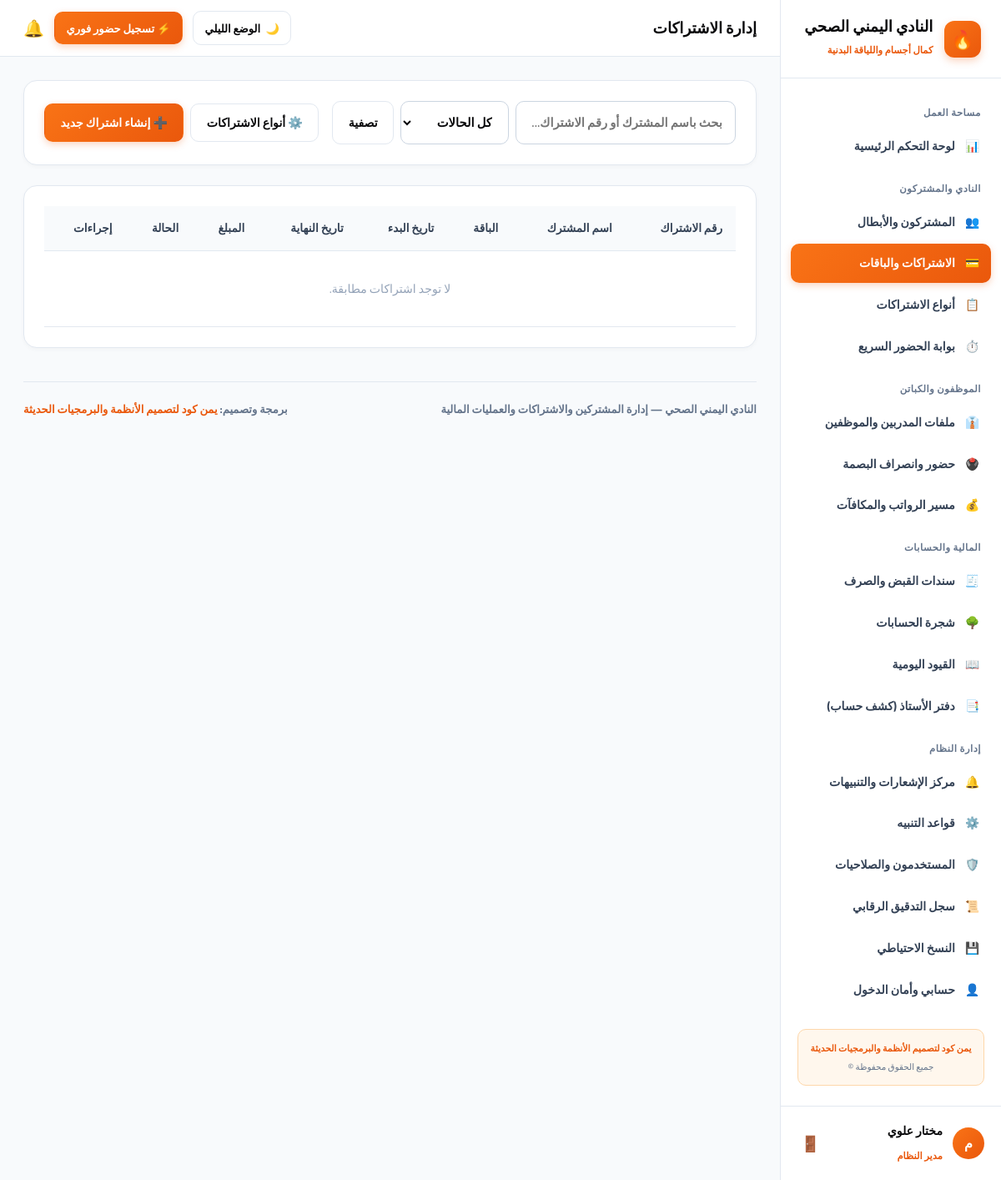
Page /subscriptions/ (signed in) on the earlier database version.
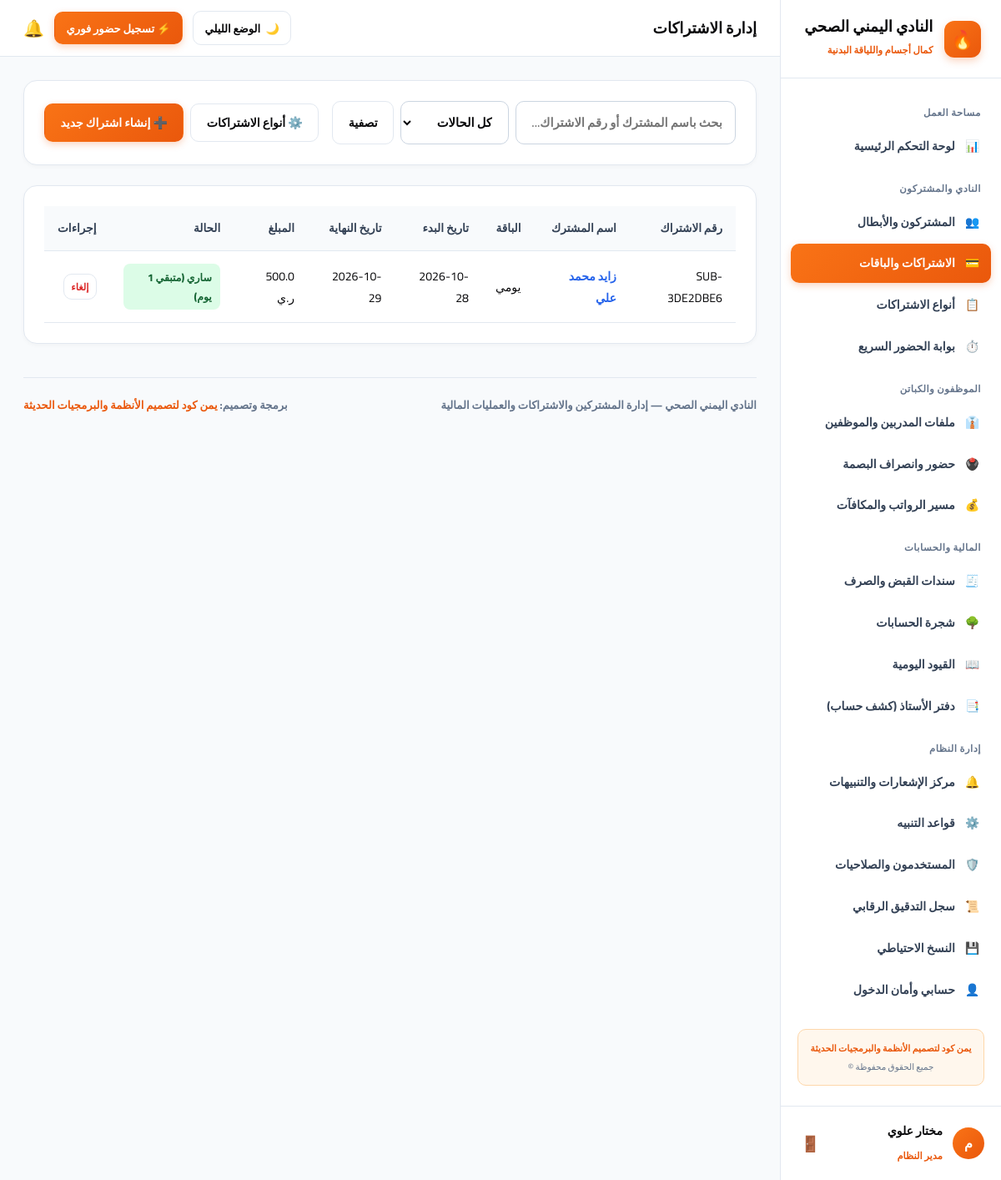
Same page on the later database version.
### app/models.py (models this page shows, shortened)
class Subscription(db.Model):
    __tablename__ = "subscriptions"
    id = db.Column(db.Integer, primary_key=True)
    subscription_code = db.Column(db.String(50), unique=True, nullable=False)
    member_id = db.Column(db.Integer, db.ForeignKey("members.id"), nullable=False)
    plan_id = db.Column(db.Integer, db.ForeignKey("plans.id"), nullable=False)
    start_date = db.Column(db.Date, nullable=False, default=date.today)
    end_date = db.Column(db.Date, nullable=False)
    price_paid = db.Column(db.Float, default=0.0)
    status = db.Column(db.String(30), default="ساري")
    cancel_reason = db.Column(db.String(255), nullable=True)
    notes = db.Column(db.Text, nullable=True)
    created_at = db.Column(db.DateTime, default=datetime.utcnow)
    plan = db.relationship("Plan", backref="subscriptions")
    @property
    def is_active_now(self):
        return self.status == "ساري" and self.end_date >= date.today()
    @property
    def remaining_days(self):
        delta = (self.end_date - date.today()).days
        return max(0, delta)

class Member(db.Model):
    __tablename__ = "members"
    id = db.Column(db.Integer, primary_key=True)
    member_code = db.Column(db.String(50), unique=True, nullable=False)
    full_name = db.Column(db.String(150), nullable=False)
    phone = db.Column(db.String(30), nullable=False)
    gender = db.Column(db.String(20), default="ذكر")
    birth_date = db.Column(db.Date, nullable=True)
    address = db.Column(db.String(255), default="غير مسجل")
    emergency_contact_name = db.Column(db.String(150), default="غير مسجل")
    emergency_contact_phone = db.Column(db.String(50), default="غير مسجل")
    notes = db.Column(db.Text, nullable=True)
    status = db.Column(db.String(30), default="نشط")
    created_at = db.Column(db.DateTime, default=datetime.utcnow)
    subscriptions = db.relationship("Subscription", backref="member", lazy=True, cascade="all, delete-orphan")
    attendances = db.relationship("MemberAttendance", backref="member", lazy=True, cascade="all, delete-orphan")

class Plan(db.Model):
    __tablename__ = "plans"
    id = db.Column(db.Integer, primary_key=True)
    plan_code = db.Column(db.String(50), unique=True, nullable=False)
    name = db.Column(db.String(100), nullable=False)
    duration_days = db.Column(db.Integer, nullable=False)
    price = db.Column(db.Float, default=0.0)
    description = db.Column(db.Text, nullable=True)
    is_active = db.Column(db.Boolean, default=True)

### app/routes/subscriptions.py (the view, shortened to what this page needs)
@subscriptions_bp.route("/", methods=["GET", "POST"])
@login_required
def index():
    q = request.args.get("q", "").strip()
    status_filter = request.args.get("status", "")
    query = Subscription.query.join(Member)
    if q:
        query = query.filter((Member.full_name.contains(q)) | (Subscription.subscription_code.contains(q)))
    if status_filter:
        query = query.filter(Subscription.status == status_filter)
    subs = query.order_by(Subscription.id.desc()).all()
    members = Member.query.filter_by(status="نشط").all()
    plans = Plan.query.filter_by(is_active=True).all()
    return render_template("subscriptions/index.html", subscriptions=subs, members=members, plans=plans, q=q, status_filter=status_filter)

### app/templates/subscriptions/index.html (shortened to what this page needs)
{% extends "base.html" %}
{% block header_title %}إدارة الاشتراكات{% endblock %}
{% block content %}
<div class="card" style="display: flex; justify-content: space-between; align-items: center; flex-wrap: wrap; gap: 1rem;">
  <form method="GET" action="{{ url_for('subscriptions.index') }}" style="display: flex; gap: 0.5rem; flex: 1; max-width: 500px;">
    <input type="text" name="q" value="{{ q }}" placeholder="بحث باسم المشترك أو رقم الاشتراك..." class="form-control">
    <select name="status" class="form-control" style="max-width: 130px;">
      <option value="">كل الحالات</option>
    </select>
    <button type="submit" class="btn btn-secondary">تصفية</button>
  </form>
  <div style="display: flex; gap: 0.5rem;">
    <a href="{{ url_for('subscriptions.plans') }}" class="btn btn-secondary">⚙️ أنواع الاشتراكات</a>
    <button type="button" class="btn btn-primary" onclick="openModal('addSubscriptionModal')">➕ إنشاء اشتراك جديد</button>
  </div>
</div>
<div class="card">
  <div class="table-responsive">
    <table>
      <thead>
        <tr>
          <th>رقم الاشتراك</th>
          <th>اسم المشترك</th>
          <th>الباقة</th>
          <th>تاريخ البدء</th>
          <th>تاريخ النهاية</th>
          <th>المبلغ</th>
          <th>الحالة</th>
          <th>إجراءات</th>
        </tr>
      </thead>
      <tbody>
        {% for s in subscriptions %}
        <tr>
          <td><code>{{ s.subscription_code }}</code></td>
          <td><strong><a href="{{ url_for('members.show', member_id=s.member_id) }}" style="color: #2563eb; text-decoration: none;">{{ s.member.full_name }}</a></strong></td>
          <td>{{ s.plan.name }}</td>
          <td>{{ s.start_date }}</td>
          <td>{{ s.end_date }}</td>
          <td>{{ s.price_paid }} ر.ي</td>
          <td>
            {% if s.is_active_now %}
              <span class="badge badge-success">ساري (متبقي {{ s.remaining_days }} يوم)</span>
            {% elif s.status == 'ملغي' %}
              <span class="badge badge-danger">ملغي</span>
            {% else %}
              <span class="badge badge-warning">منتهي</span>
            {% endif %}
          </td>
          <td>
            {% if s.status == 'ساري' %}
            <form method="POST" action="{{ url_for('subscriptions.cancel', sub_id=s.id) }}" style="display: inline;" onsubmit="return confirm('هل تريد بالتأكيد إلغاء هذا الاشتراك؟');">
              <button type="submit" class="btn btn-secondary" style="font-size: 0.72rem; padding: 0.2rem 0.5rem; color: #dc2626;">إلغاء</button>
            </form>
            {% else %}
            <span style="color: #94a3b8; font-size: 0.75rem;">-</span>
            {% endif %}
          </td>
        </tr>
        {% else %}
        <tr>
          <td colspan="8" style="text-align: center; color: #94a3b8; padding: 2rem;">لا توجد اشتراكات مطابقة.</td>
        </tr>
        {% endfor %}
      </tbody>
    </table>
  </div>
</div>
{% endblock %}

Differences in the rows shown:
added Subscription: subscription_code "SUB-3DE2DBE6", member.full_name "زايد محمد علي", plan.name "يومي", start_date "2026-10-28", end_date "2026-10-29", price_paid "500.0", remaining_days "1"
Other differences:
text no longer shown: "لا توجد اشتراكات مطابقة."
